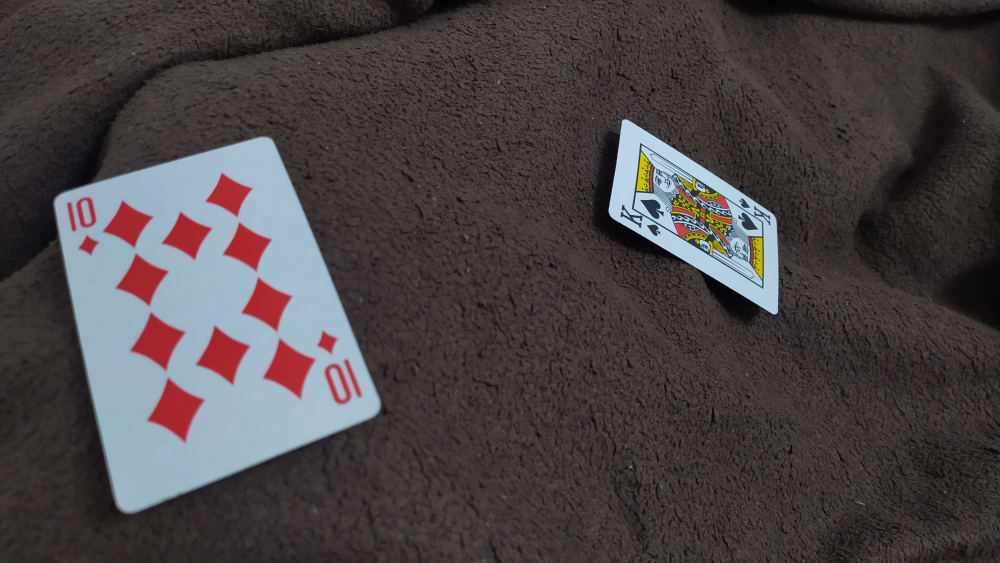
#> input picture input/img1.jpg, 4000 x 2250 px (shown at 1/4 size)
$ python -i utils.py   (imports and definitions only)
#> lines starting #> are read from the running program, lines starting #| are printed output that depends on the picture; after the words box and inside, x2 and y2 are one past the last pixel; in counts of white or black regions, pixels touching at a corner belong together
import numpy as np
import skimage.morphology as mp
from skimage import feature, img_as_float, measure, transform
from skimage.color import rgb2gray
from skimage.segmentation import flood_fill
from skimage.transform import resize

class Error(Exception):
    pass

def prepareImage(image):
    gray = rgb2gray(image)
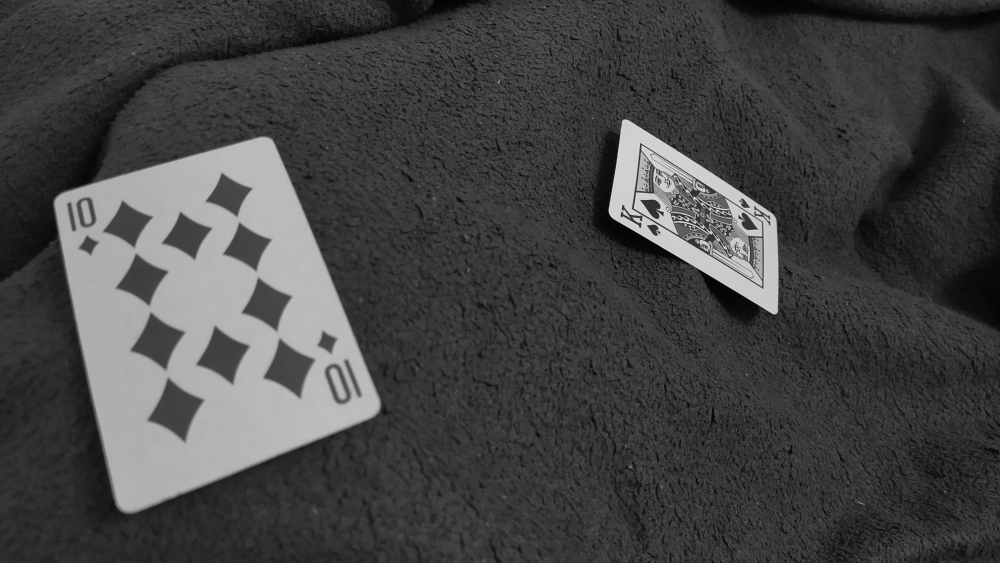
#> gray: shape (2250, 4000) float64 (shown at 1/4 size); min 0, max 0.937, mean 0.271
    MIN = np.percentile(gray, 0.0)
#> MIN = 0
    MAX = np.percentile(gray, 100.0)
#> MAX = 0.937
    norm = (gray - MIN) / (MAX - MIN)
    norm[norm[:,:] > 1] = 1
    norm[norm[:,:] < 0] = 0
    norm += 125 - np.mean(norm)

    can = feature.canny(norm, sigma=4.6)
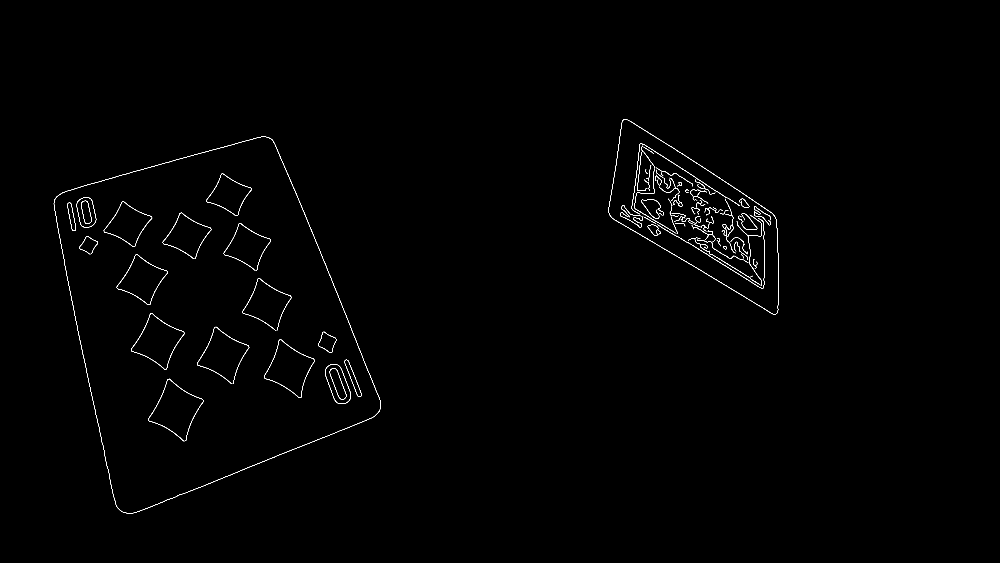
#> can: shape (2250, 4000) bool (shown at 1/4 size); 0.3% white in thin lines or dots, all inside (x1, y1, x2, y2) = (215, 477, 3115, 2053)
    edges2 = mp.dilation(can, mp.disk(3))
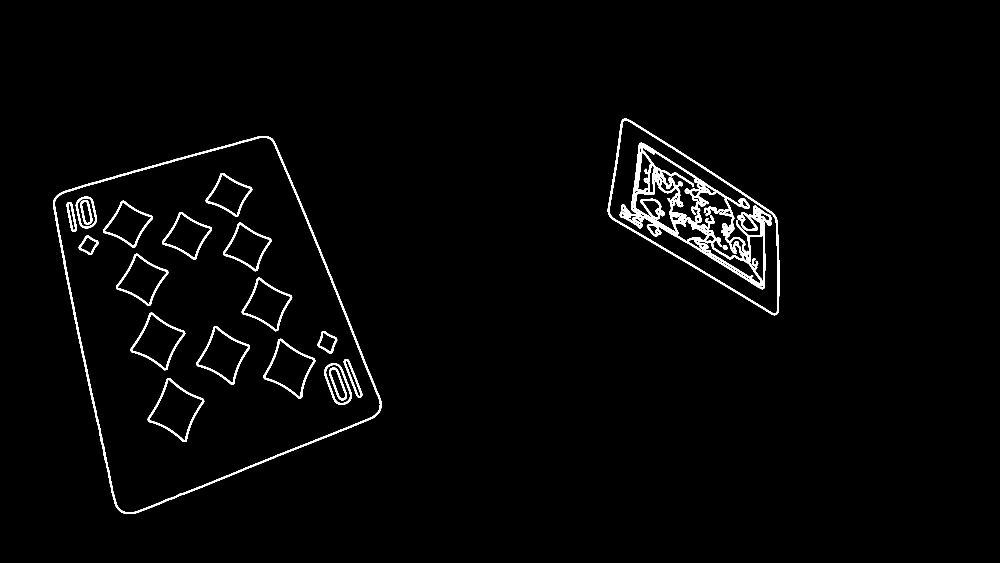
#> edges2: shape (2250, 4000) bool (shown at 1/4 size); 1.8% white; 30 white regions, largest, box (x1, y1, x2, y2) and area: (2479, 571, 3061, 1157) 50319, (212, 544, 1527, 2056) 30395, (2431, 474, 3118, 1261) 15544

    filled = flood_fill(img_as_float(edges2), (0,0), 0.5)
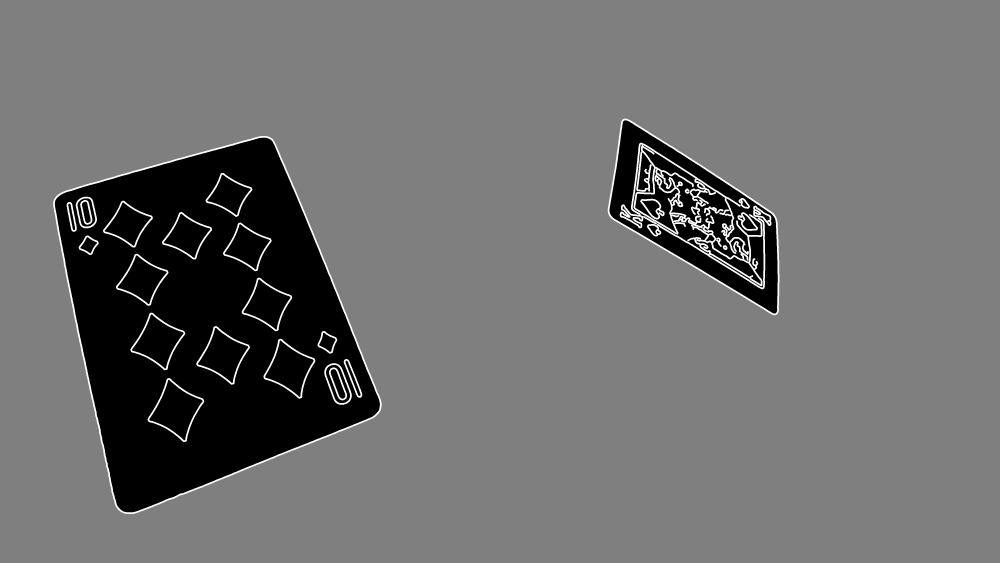
#> filled: shape (2250, 4000) float64 (shown at 1/4 size); min 0, max 1, mean 0.43
    filled[filled < 0.5] = 1.0
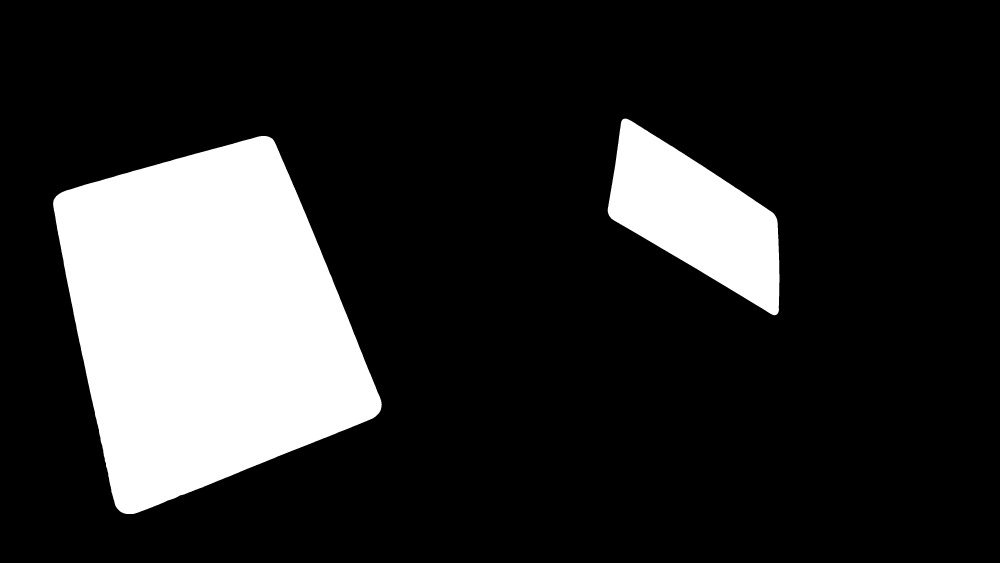
#> filled: shape (2250, 4000) float64 (shown at 1/4 size); values 0.5 (black) and 1 (white), 17.7% white; 2 white regions, box (x1, y1, x2, y2) and area: (212, 544, 1527, 2056) 1313730, (2431, 474, 3118, 1261) 279043
    filled[filled < 1.0] = 0.0
    return filled

# [92 lines left out: functions getCardsContours, findCorners, warpCard, not called in this run]

def cutCard(img):
    return img[10:150,10:70]

# [47 lines left out: functions thresholdCard, prepareCard, getSymbolsContours, cutSymbol, compareSymbolWithTemplate, is_correct_match, not called in this run]

>>> import cv2
>>> picture = cv2.cvtColor(cv2.imread('input/img1.jpg'), cv2.COLOR_BGR2RGB)
>>> result = prepareImage(picture)

$ run again, on input/img2.jpg
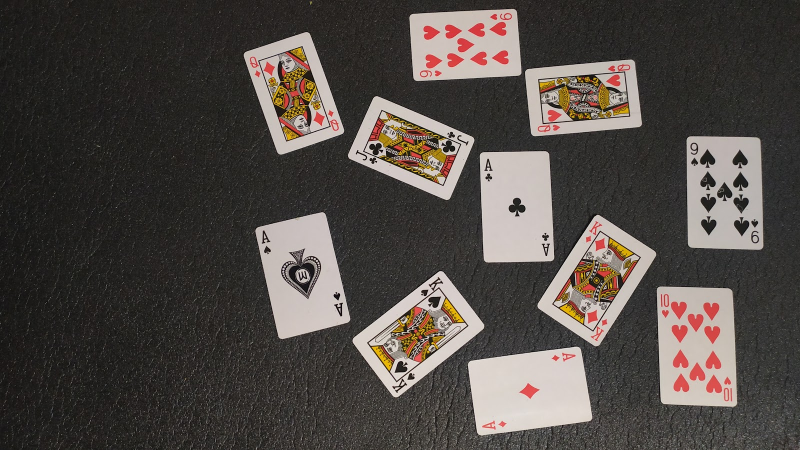
#> input picture input/img2.jpg, 1600 x 900 px (shown at 1/2 size)
#> MIN = 0
#> MAX = 0.934
#> in prepareImage, `can = feature.canny(norm, sigma=4.6)`:
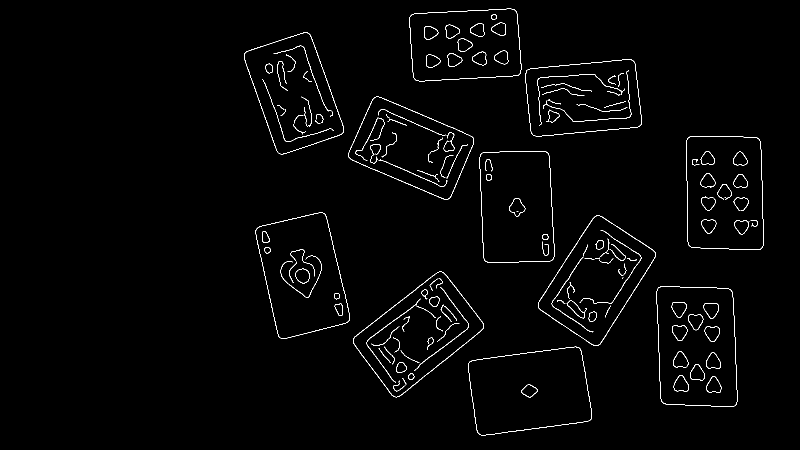
#> can: shape (900, 1600) bool (shown at 1/2 size); 1.4% white in thin lines or dots, all inside (x1, y1, x2, y2) = (488, 17, 1528, 871)
#> edges2: shape (900, 1600) bool; 8.4% white; 65 white regions, largest, box (x1, y1, x2, y2) and area: (1071, 138, 1266, 254) 8073, (708, 215, 939, 377) 7706, (1100, 457, 1286, 668) 7112
#> in prepareImage, `filled[filled < 0.5] = 1.0`:
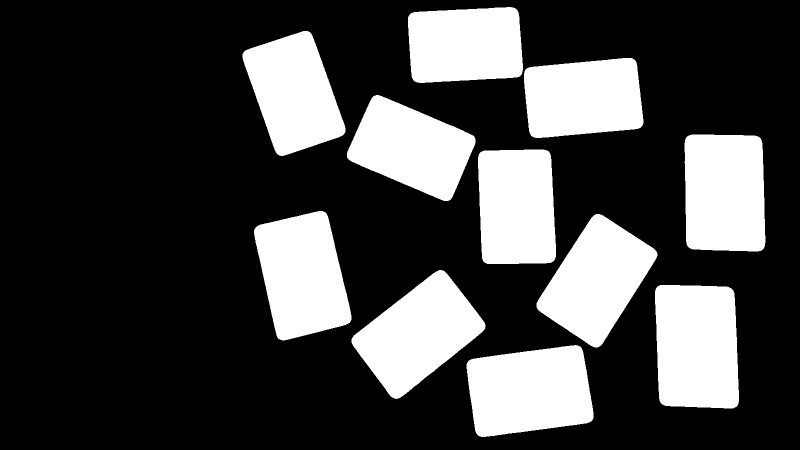
#> filled: shape (900, 1600) float64 (shown at 1/2 size); values 0.5 (black) and 1 (white), 26.6% white; 11 white regions, largest, box (x1, y1, x2, y2) and area: (1310, 570, 1478, 817) 38693, (933, 690, 1187, 874) 37452, (703, 540, 971, 798) 36527

$ run again, on input/img3.jpg
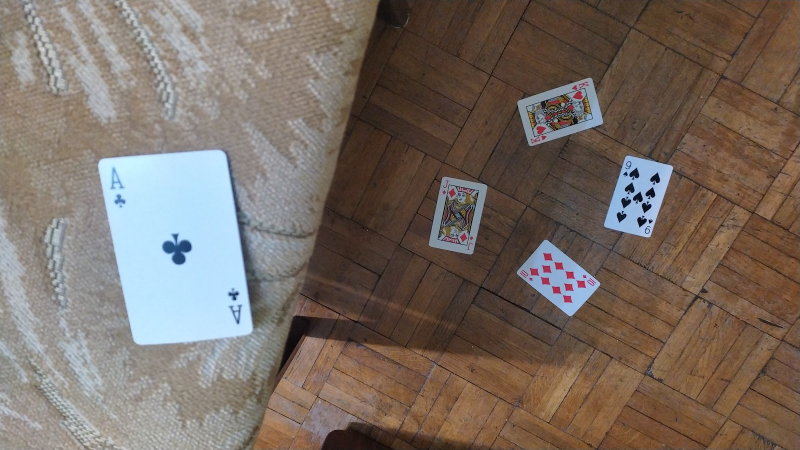
#> input picture input/img3.jpg, 1600 x 900 px (shown at 1/2 size)
#> in prepareImage, `gray = rgb2gray(image)`:
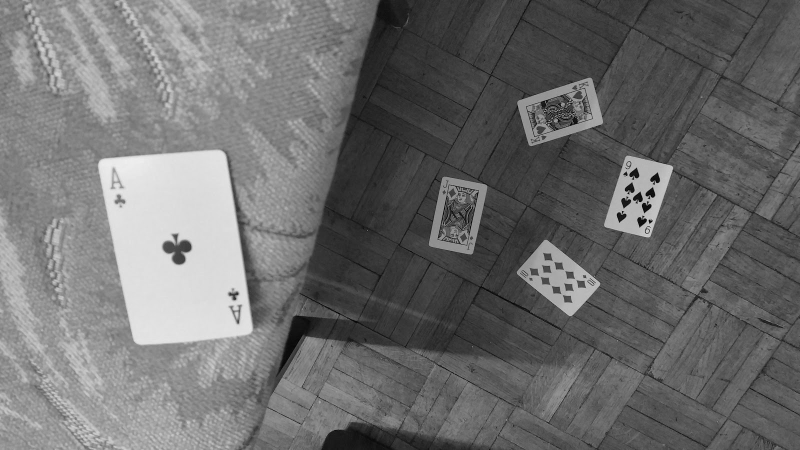
#> gray: shape (900, 1600) float64 (shown at 1/2 size); min 0, max 0.941, mean 0.432
#> MIN = 0
#> MAX = 0.941
#> can: shape (900, 1600) bool; 0.47% white in thin lines or dots, all inside (x1, y1, x2, y2) = (197, 1, 1346, 899)
#> edges2: shape (900, 1600) bool; 3% white; 33 white regions, largest, box (x1, y1, x2, y2) and area: (194, 297, 509, 693) 8478, (1206, 308, 1349, 478) 4220, (595, 0, 761, 537) 3872
#> in prepareImage, `filled[filled < 0.5] = 1.0`:
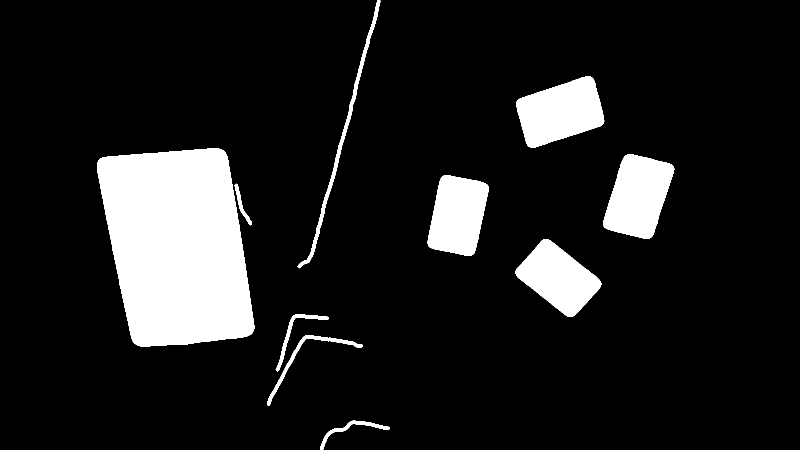
#> filled: shape (900, 1600) float64 (shown at 1/2 size); values 0.5 (black) and 1 (white), 11.8% white; 10 white regions, largest, box (x1, y1, x2, y2) and area: (194, 297, 509, 693) 98323, (1032, 153, 1209, 295) 16796, (1206, 308, 1349, 478) 16401
